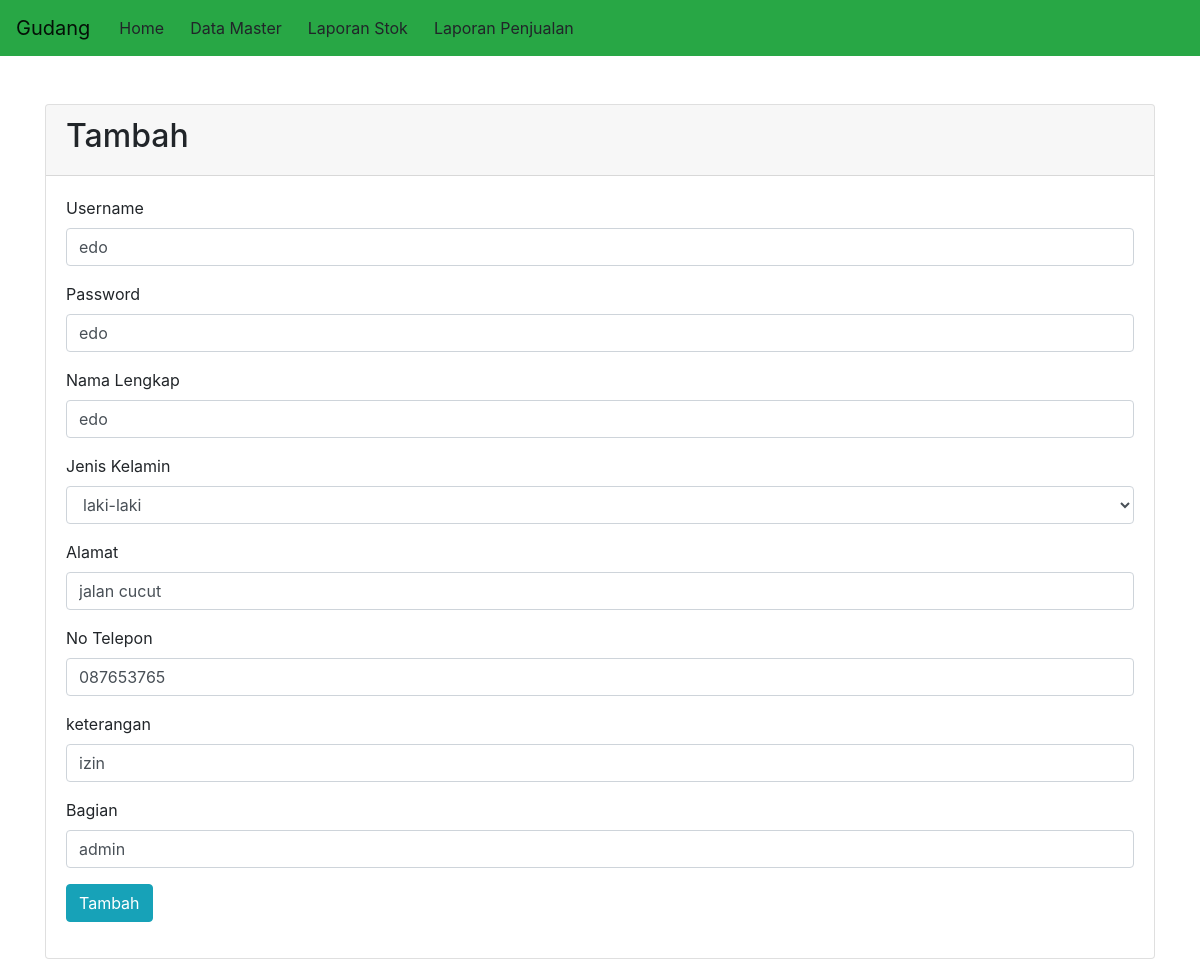
The app's page /edit_petugas.php?kode_user=1 with its own data.
### tables this page shows
CREATE TABLE IF NOT EXISTS `petugas` (
  `kode_user` int(11) NOT NULL,
  `username` varchar(50) NOT NULL,
  `pass` varchar(50) NOT NULL,
  `nama_lengkap` varchar(50) NOT NULL,
  `jenis_kelamin` enum('laki-laki','perempuan') NOT NULL,
  `alamat` varchar(50) NOT NULL,
  `no_telepon` varchar(15) NOT NULL,
  `keterangan` varchar(50) NOT NULL,
  `bagian` varchar(255) NOT NULL
);

### edit_petugas.php (the view, shortened to what this page needs)
<?php
require 'prologin.php';
$kode_user = $_GET['kode_user'];
$sql = 'SELECT * FROM petugas WHERE kode_user=:kode_user';
$statement = $con->prepare($sql);
$statement->execute([':kode_user' => $kode_user]);
$user = $statement->fetch(PDO::FETCH_OBJ);
?>
<?php require 'header.php'; ?>
<div class="container">
<div class="card mt-5">
<div class="card-header">
<h2>Tambah</h2>
</div>
<div class="card-body">
 <form method="post" enctype="multipart/form-data">
   <div class="form-group">
   <label for="username">Username</label>
   <input value="<?= $user->username; ?>" name="username" id="username" class="form-control">
   </div>
   <div class="form-group">
   <label for="pass">Password</label>
   <input value="<?= $user->pass; ?>" name="pass" id="pass" class="form-control">
   </div>
   <div class="form-group">
   <label for="nama_lengkap">Nama Lengkap</label>
   <input value="<?= $user->nama_lengkap; ?>" name="nama_lengkap" id="nama_lengkap" class="form-control">
   </div>
   <div class="form-group">
   <label for="jenis_kelamin">Jenis Kelamin</label>
   <select value="<?= $user->jenis_kelamin; ?>" name="jenis_kelamin" id="jenis_kelamin" class="form-control">
   <option>laki-laki</option>
   </select>
   </div>
   <div class="form-group">
   <label for="alamat">Alamat</label>
   <input value="<?= $user->alamat; ?>" name="alamat" id="alamat" class="form-control">
   </div>
   <div class="form-group">
   <label for="no_telepon">No Telepon</label>
   <input value="<?= $user->no_telepon; ?>" name="no_telepon" id="no_telepon" class="form-control">
   </div>
   <div class="form-group">
   <label for="keterangan">keterangan</label>
   <input value="<?= $user->keterangan; ?>" name="keterangan"  id="keterangan" class="form-control">
   </div>
   <div class="form-group">
   <label for="bagian">Bagian</label>
   <input value="<?= $user->bagian; ?>" name="bagian"  id="bagian" class="form-control">
   </div>
   <div class="form-group">
     <button type="submit" class="btn btn-info">Tambah</button>
   </div>
 </form>
</div>
</div>
</div>
<?php require 'footer.php'; ?>

### records on screen
petugas: username "edo", pass "edo", nama_lengkap "edo", jenis_kelamin "laki-laki", alamat "jalan cucut", no_telepon "087653765", keterangan "izin", bagian "admin"
